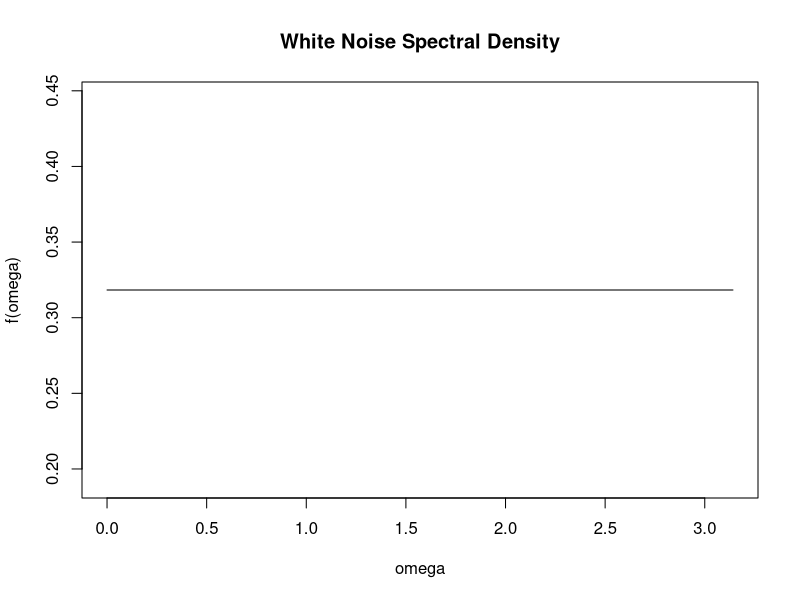
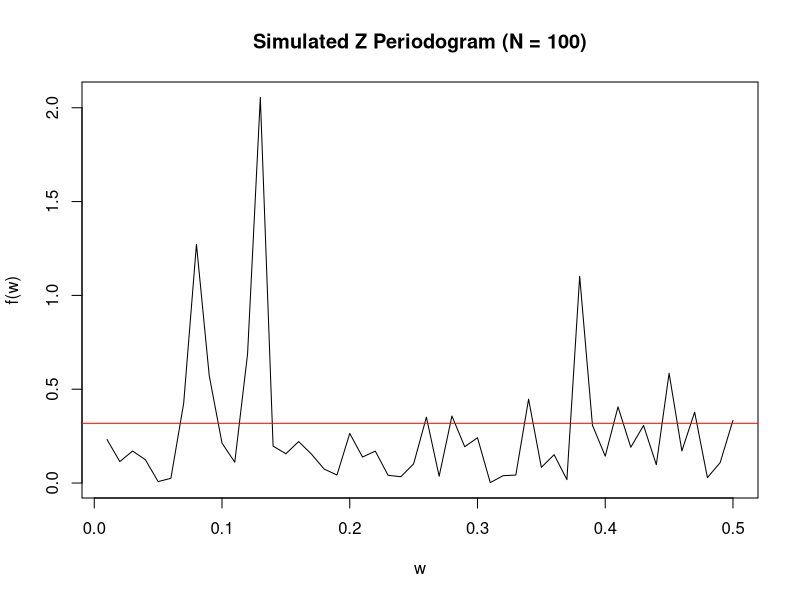
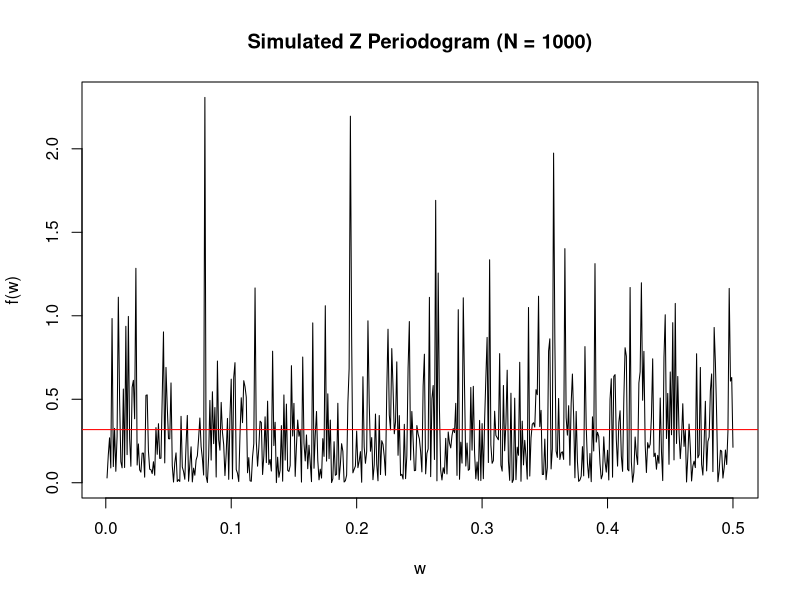
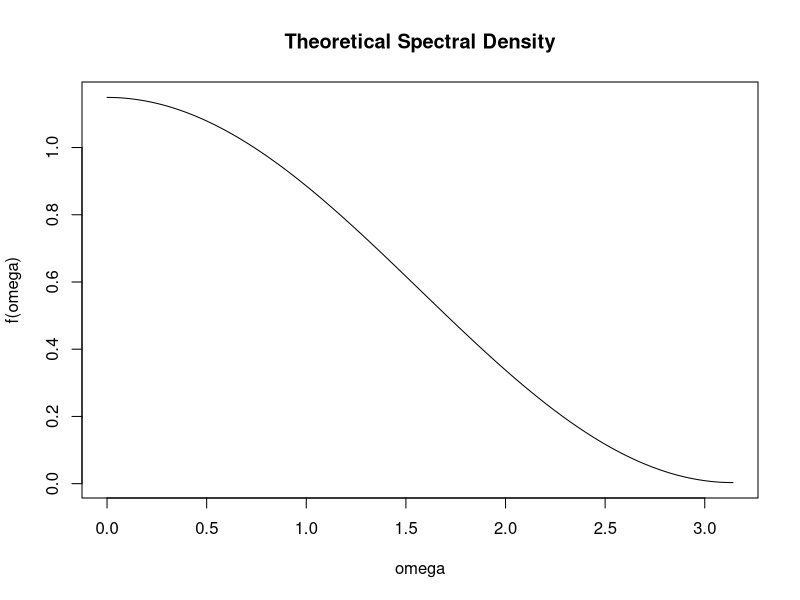
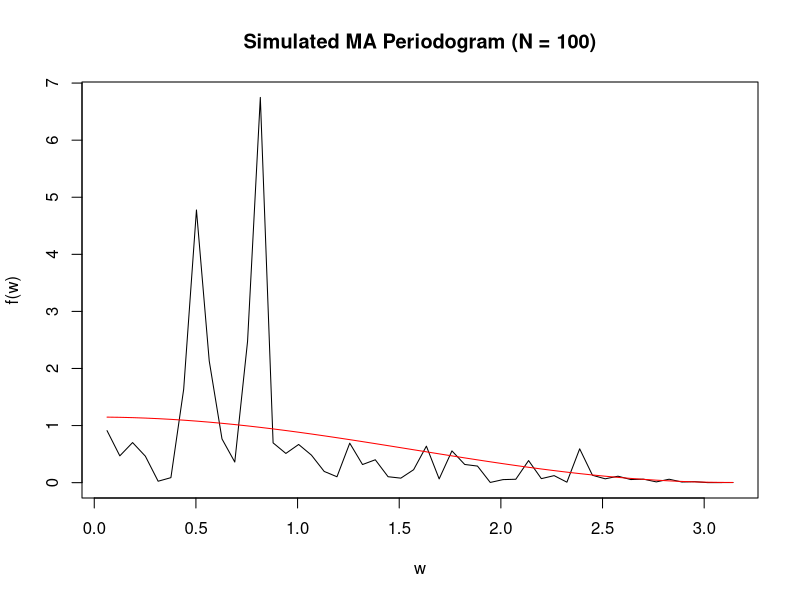
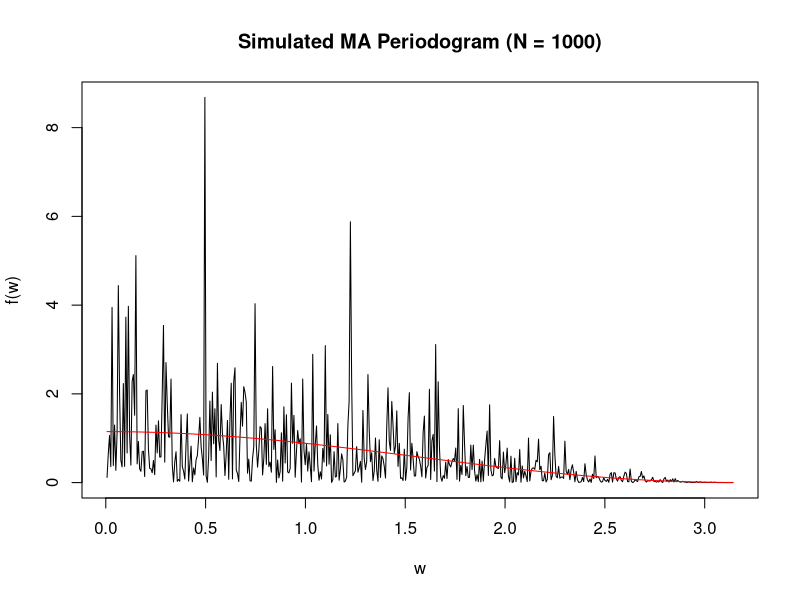
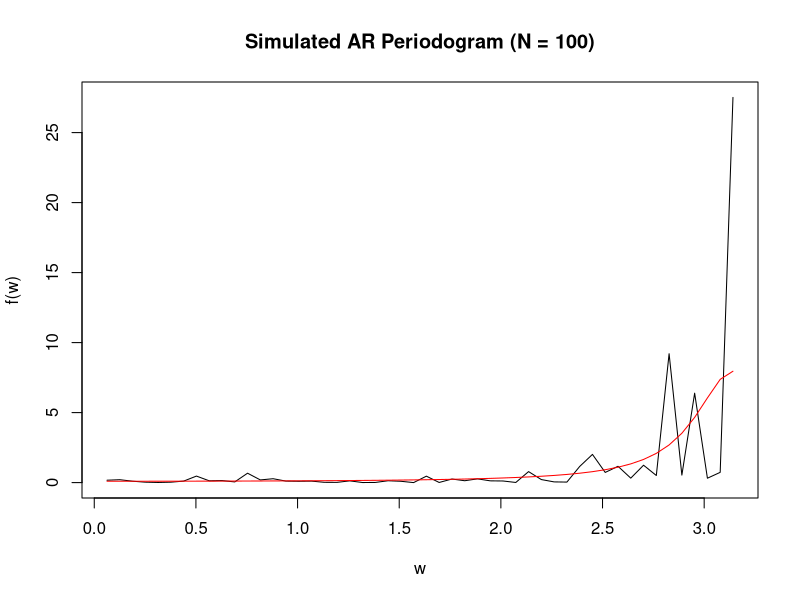

Here is the R script that generated these plots, in order:
## ---- chunk 1
knitr::opts_chunk$set(echo = TRUE)
library(zoo)
library(tseries)
library(xts)
library(ggplot2)
library(knitr)
## ---- chunk 2
N = 100
plot(x = seq(from = 0, to = pi, length.out = N), 
     y = rep(1/pi, times = N), type = 'l', main = "White Noise Spectral Density",
     xlab  = "omega", ylab = "f(omega)")
## ---- chunk 3
set.seed(443)
WN = arima.sim(model = list(), n = N)
f_w_WN = spec.pgram(WN, log = "no", plot = F)
plot(y = f_w_WN$spec / pi, x = f_w_WN$freq, type = 'l', 
     ylab = "f(w)", xlab = "w", main = "Simulated Z Periodogram (N = 100)")
abline(h = 1/pi, col = 'red')
## ---- chunk 4
print(c(mean(f_w_WN$spec / pi), 1/pi))
## ---- chunk 5
set.seed(443)
WN = arima.sim(model = list(), n = 1000)
f_w_WN = spec.pgram(WN, log = "no", plot = F)
plot(y = f_w_WN$spec / pi, x = f_w_WN$freq, type = 'l', 
     ylab = "f(w)", xlab = "w", main = "Simulated Z Periodogram (N = 1000)")
abline(h = 1/pi, col = 'red')
## ---- chunk 6
print(c(mean(f_w_WN$spec / pi), 1/pi))
## ---- chunk 7
f = function(omega){
  (1/pi)*(1.81 + 1.8*cos(omega))
}
omega = seq(from = 0, to = pi, length.out = 10*N)

plot(omega, f(omega), main = "Theoretical Spectral Density", type = 'l')
## ---- chunk 8
set.seed(443)
MA = arima.sim(model = list(ma = 1), n = 100, sd = 1)
f_w_MA = spec.pgram(MA, log = "no", plot = F)
plot(y = f_w_MA$spec / pi, x = f_w_MA$freq*(2*pi), type = 'l', 
     ylab = "f(w)", xlab = "w", main = "Simulated MA Periodogram (N = 100)")
lines(x = f_w_MA$freq*(2*pi), y = f(f_w_MA$freq*(2*pi)), col = 'red')
## ---- chunk 9
set.seed(443)
MA = arima.sim(model = list(ma = 1), n = 1000,sd = 1)
f_w_MA = spec.pgram(MA, log = "no", plot = F)
plot(y = f_w_MA$spec / pi, x = f_w_MA$freq*(2*pi), type = 'l', 
     ylab = "f(w)", xlab = "w", main = "Simulated MA Periodogram (N = 1000)")
lines(x = f_w_MA$freq*(2*pi), y = f(f_w_MA$freq*(2*pi)), col = 'red')
## ---- chunk 10
f <- function(omega){
  1 / (pi*(1 + 1.6*cos(omega) + 0.8^2))
}
## ---- chunk 11
set.seed(443)
AR = arima.sim(model = list(ar = -0.8), n = 100, sd = 1)
f_w_AR = spec.pgram(AR, log = "no", plot = F)
plot(y = f_w_AR$spec / pi, x = f_w_AR$freq*(2*pi), type = 'l', 
     ylab = "f(w)", xlab = "w", main = "Simulated AR Periodogram (N = 100)")
lines(x = f_w_AR$freq*(2*pi), y = f(f_w_AR$freq*(2*pi)), col = 'red')
